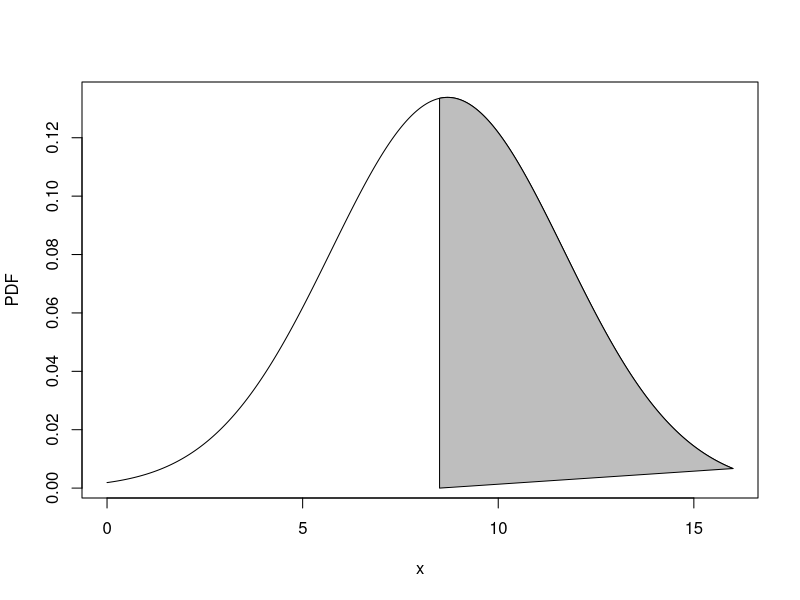

Write R code to recreate this figure.
data <- c(2.5,3.1,3.3,3.6,3.8,4.0,4.1,4.3,4.5,4.7,4.8,4.9,5.0,5.1,5.2,5.3,5.4,5.5,5.6,5.7,5.8,5.9,6.0,6.1,6.2,6.3,6.4,6.5,6.6,6.7,6.8,6.9,7.0,7.1,7.2,7.3,7.4,7.5,7.6,7.7,7.8,7.9,8.0,8.1,8.2,8.3,8.4,8.5,8.6,8.7,8.8,8.9,9.0,9.1,9.2,9.3,9.4,9.5,9.6,9.7,9.8,9.9,10.0,10.1,10.2,10.3,10.4,10.5,10.6,10.7,10.8,10.9,11.0,11.1,11.2,11.3,11.4,11.5,11.6,11.7,11.8,11.9,12.0,12.1,12.2,12.3,12.4,12.5,12.6,12.7,12.8,12.9,13.0,13.1,13.2,13.3,13.4,13.5,13.6,13.7)

data_sum <- sum(data)
data_count <- length(data)
data_mean <- mean(data)
data_median <- median(data)
data_mode <- mode(data)
data_var <- var(data)
data_sd <- sd(data)
data_min <- min(data)
data_max <- max(data)


x <- seq(0, 16, length = 1000)

pdf <- dnorm(x, data_mean, data_sd)

plot(x, pdf, type = "l", xlab = "x", ylab = "PDF")

polygon(c(8.5, seq(8.5, 16, length = 1000)), c(0, dnorm(seq(8.5, 16, length = 1000), mean(data), sd(data))), col = "gray")